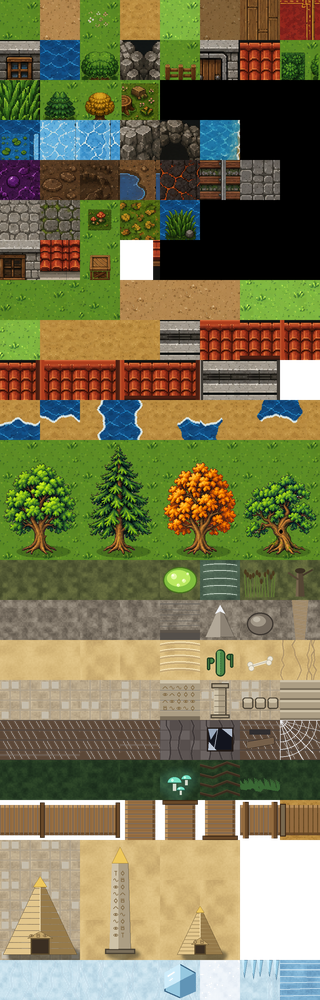
#> input picture assets/tilesets/overworld.png, 320 x 1000 px, shrunk from 1024 x 3200 before the run
$ python redesign_tree_tile.py
#> lines starting #> are read from the running program, lines starting #| are printed output that depends on the picture
#!/usr/bin/env python3
"""Redesenha o tile de Árvore (T, atlas col2/row1 de overworld.png) — pedido
do Gabriel (02/09, mesmo dia do ajuste de zoom): "as árvores em uma
proporção que pareça uma árvore e não um arbusto".

Achado ao comparar lado a lado com o tile de Arbusto (col7/row1): não são
o mesmo desenho confundido — o Arbusto é uma textura de folhagem que
preenche o quadro INTEIRO (parede de sebe), enquanto a Árvore já tinha
copa redonda + tronco. O problema real: a copa da árvore preenchia quase
o quadro 32×32 todo, sem margem de grama visível — lado a lado, viravam
uma "parede verde contínua" (copas se tocando) em vez de árvores
individuais separadas por um vão de grama, que é o que faz um objeto
LER como árvore isolada em vez de sebe/arbusto.

Correção: copa mais estreita (deixa margem de grama nítida nas bordas),
tronco mais alto e visível, fundo de grama copiado pixel a pixel do
próprio tile de Grama (garante 100% de continuidade de textura com os
tiles vizinhos, não é uma cor aproximada).
"""
from pathlib import Path

from PIL import Image, ImageDraw

ROOT = Path(__file__).resolve().parents[2]
TILESET = ROOT / "assets" / "tilesets" / "overworld.png"
TILE = 32

# Paleta extraída do próprio tile de árvore atual (overworld.png col2/row1),
# pra manter consistência de estilo em vez de inventar cores novas.
OUTLINE = (24, 58, 16)
CANOPY_DARK = (39, 91, 24)
CANOPY_MID = (56, 115, 17)
CANOPY_LIGHT = (68, 126, 30)
CANOPY_HILITE = (110, 170, 60)
TRUNK_DARK = (74, 46, 24)
TRUNK_LIGHT = (110, 72, 40)


def build_tree_tile(grass_bg: Image.Image) -> Image.Image:
    im = grass_bg.copy().convert("RGB")
    d = ImageDraw.Draw(im)

    # Tronco — mais alto e visível que antes (base do tile).
    d.rectangle([13, 22, 18, 30], fill=TRUNK_DARK)
    d.rectangle([14, 22, 15, 30], fill=TRUNK_LIGHT)

    # Copa — oval mais ALTO que largo, com margem de grama visível nas
    # bordas do tile (não encosta nas bordas, diferente da versão antiga).
    d.ellipse([5, 3, 27, 24], fill=CANOPY_MID, outline=OUTLINE, width=1)
    d.ellipse([6, 2, 22, 16], fill=CANOPY_LIGHT)
    d.ellipse([8, 4, 16, 11], fill=CANOPY_HILITE)
    d.ellipse([9, 15, 26, 25], fill=CANOPY_DARK)
    d.ellipse([9, 15, 20, 23], fill=CANOPY_MID)

    # Textura leve (pontinhos) pra não ficar um degradê liso demais,
    # mesmo espírito do tile antigo.
    import random
    rng = random.Random(42)
    for _ in range(24):
        x = rng.randint(6, 26)
        y = rng.randint(3, 23)
        px = im.getpixel((x, y))
        if px in (CANOPY_MID, CANOPY_DARK):
            im.putpixel((x, y), CANOPY_LIGHT)

    return im


def main() -> None:
    sheet = Image.open(TILESET).convert("RGB")
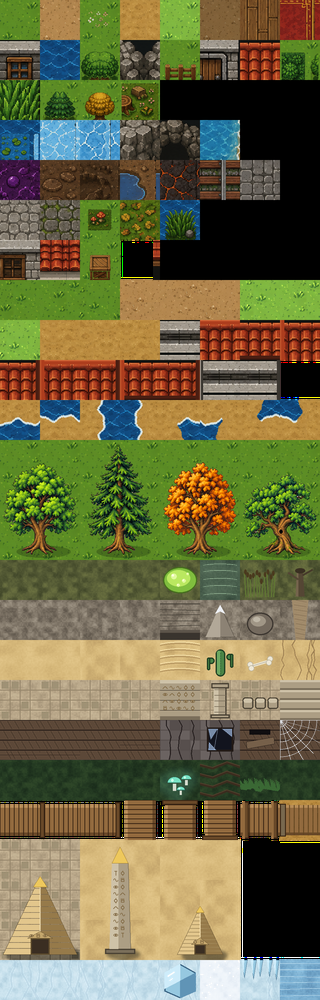
#> sheet: PIL image 320x1000 RGB; mean R, G, B 109.6, 106.5, 69.4
    grass = sheet.crop((0, 0, TILE, TILE))  # col0/row0 = Grama
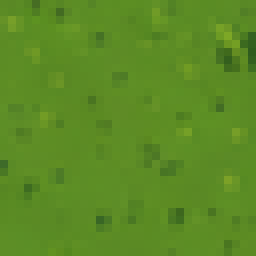
#> grass: PIL image 32x32 RGB (shown 8 times larger); mean R, G, B 91.3, 138.8, 36.3
    new_tree = build_tree_tile(grass)
#> the loop in build_tree_tile, `for _ in range(24):` made 24 passes
#> px on passes 1 to 12: (96, 141, 39), (68, 126, 30), (110, 170, 60), (110, 170, 60), (24, 58, 16), (56, 115, 17), (97, 148, 35), (110, 170, 60), (56, 115, 17), (92, 140, 36), (56, 115, 17), (39, 91, 24)
#> after the loop in build_tree_tile, `for _ in range(24):`:
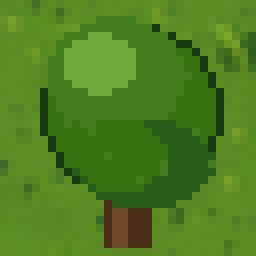
#> im: PIL image 32x32 RGB (shown 8 times larger); mean R, G, B 78.3, 127.1, 32.5

    tx, ty = 2 * TILE, 1 * TILE  # col2/row1 = Árvore
    sheet.paste(new_tree, (tx, ty))
    sheet.save(TILESET)
    print("Tile de árvore redesenhado e salvo em", TILESET)


if __name__ == "__main__":
    main()
